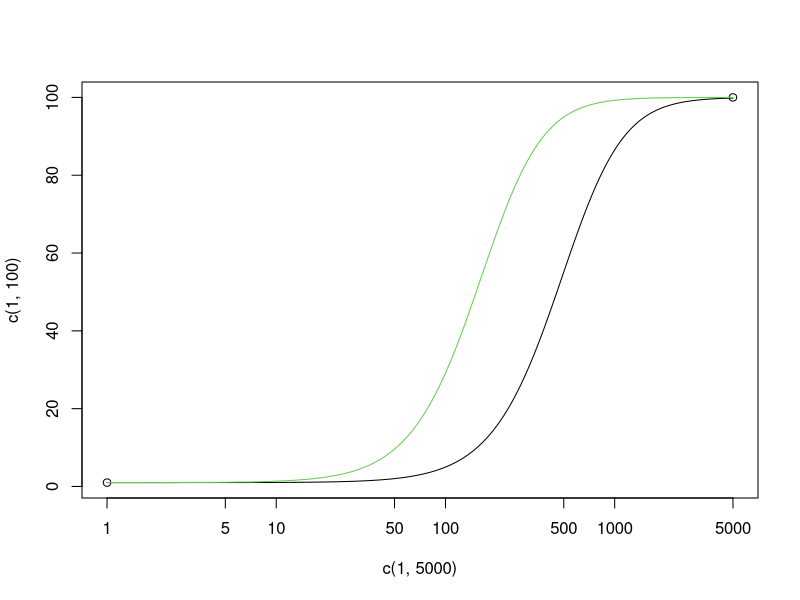

This figure's R source: (Note: this script raises an error after producing the figure.)
library(minpack.lm)

g<-1.5
a<-1
d<-100
b<-2
x<-c(1:5000)
c<-600
y<-d+(a-d)/(1+(x/c)^b)^g

plot(c(1,5000), c(1,100), log="x")

lines(x,y, col=1)

##
c<-200
set.seed(20)
y<-d+(a-d)/(1+(x/c)^b)^g+rnorm(length(x),0, 0.01)

lines(x,y, col=3)

nls(y~d+(a-d)/(1+(x/c)^b)^g, start=list(a=1.1, b=2.1, c=200.5,d=90, g=1.0), trace=T)
gnls(y~d+(a-d)/(1+(x/c)^b)^g, start=list(a=9.1, b=4.1, c=200.5,d=10, g=1.0),verbose=T)

####mle estimation

LL<-function(a0,b0,c0,d0,g0, sigma0)
{
	r<- y-(d0+(a0-d0)/(1+(x/c0)^b0)^g0)
	r<-dnorm(r,0, sigma0, log=TRUE)
	-sum(r)
}

LL(a0=1.1,b0=2.1,c0=200.5, d0=99, g0=1.5,sigma0=0.1)

fit<-mle2(LL, start=list(a0=1.0, b0=2.0, c0=200,d0=100, g0=1.5, sigma0=0.01),fixed=list(a0=1,d0=100,b0=2,g0=1.5))#, nobs=length(y))


fit<-nls(y~SSlogis(x,Asym, xmid,scal))


#################now fit a different fpl
#y<-a+(d-a)/(1+exp((xmid-input)/scal))
#y<-a+(d-a)/(1+exp((xmid-input)/scal))^g

g<-2
a<-1
d<-100
xmid<-500
scal<- 50
xa<-seq(-500,2000,by=50)

ya<-a+(d-a)/(1+exp((xmid-xa)/scal))^g#+rnorm(length(x),0, 0.1)

fitMin<-nlsLM(ya~a+(d-a)/(1+exp((xmid-xa)/scal)), start=list(a=2,d=20, xmid=100, scal=29))
###-------derivative of four pL
#dydx<-(d-a)/scal*(1+exp((xmid-xa)/scal))^(-2)*exp((xmid-xa)/scal)
dydx<-(d-a)/scal*(1/(1+exp((xmid-xa)/scal )))*(1-(1/(1+exp((xmid-xa)/scal ))))
dy2dx<-dydx/scal*(1-2*(1/(1+exp((xmid-xa)/scal ))))

###derivative of five pl
dydx5pl<-(d-a)*(g/scal)*(1/(1+exp((xmid-xa)/scal)))^g *(1-(1/(1+exp((xmid-xa)/scal))))
dy2dx5pl<-dydx5pl/scal*(g-(g+1)*(1/(1+exp((xmid-xa)/scal ))))

plot(c(-500,2000),c(-4e-3,4e-3),col=1, log="", type="n")
lines(xa, ya, col=2)
lines(xa,dydx,col=3, lty=2)
lines(c(xmid,xmid),c(0.01,100), lty=3, col=3)
lines(xa,dy2dx,col=4, lty=1)
lines(xa,dydx5pl, col=5,lty=2)
lines(xa,dy2dx5pl,col=6,lty=3)

######4pl with different model
#y<-a+(d-a)/(1+(x/c)^b)



g<-2
a<-1
d<-100
c<-500
b<- 50
xc<-seq(0,2000,by=50)

yc<-d+(a-d)/(1+(xc/c)^b)

dycdxc<--1*(a-d)*(b/c)*(1/(1+(xc/c)^b))*(1-(1/(1+(xc/c)^b)))*(1/(xc/c))

plot(xc,yc)


fit2<-nls(ya~SSfpl(xa,a,d,xmid, scal))
